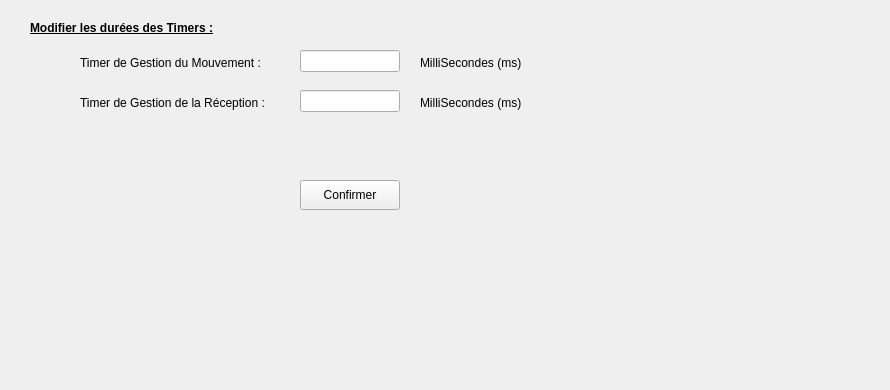
      <widget class="QWidget" name="page_13">
       <property name="geometry">
        <rect>
         <x>0</x>
         <y>0</y>
         <width>890</width>
         <height>390</height>
        </rect>
       </property>
       <attribute name="label">
        <string>Gestion des Timers</string>
       </attribute>
       <widget class="QLabel" name="label_90">
        <property name="geometry">
         <rect>
          <x>30</x>
          <y>20</y>
          <width>241</width>
          <height>16</height>
         </rect>
        </property>
        <property name="font">
         <font>
          <weight>75</weight>
          <bold>true</bold>
          <underline>true</underline>
         </font>
        </property>
        <property name="text">
         <string>Modifier les durées des Timers :</string>
        </property>
       </widget>
       <widget class="QLabel" name="label_91">
        <property name="geometry">
         <rect>
          <x>80</x>
          <y>55</y>
          <width>211</width>
          <height>16</height>
         </rect>
        </property>
        <property name="text">
         <string>Timer de Gestion du Mouvement :</string>
        </property>
       </widget>
       <widget class="QLabel" name="label_97">
        <property name="geometry">
         <rect>
          <x>80</x>
          <y>95</y>
          <width>221</width>
          <height>16</height>
         </rect>
        </property>
        <property name="text">
         <string>Timer de Gestion de la Réception :</string>
        </property>
       </widget>
       <widget class="QLineEdit" name="lEditTimerMouv">
        <property name="geometry">
         <rect>
          <x>300</x>
          <y>50</y>
          <width>100</width>
          <height>22</height>
         </rect>
        </property>
       </widget>
       <widget class="QLabel" name="label_98">
        <property name="geometry">
         <rect>
          <x>420</x>
          <y>55</y>
          <width>121</width>
          <height>16</height>
         </rect>
        </property>
        <property name="text">
         <string>MilliSecondes (ms)</string>
        </property>
       </widget>
       <widget class="QLineEdit" name="lEditTimerRecep">
        <property name="geometry">
         <rect>
          <x>300</x>
          <y>90</y>
          <width>100</width>
          <height>22</height>
         </rect>
        </property>
       </widget>
       <widget class="QLabel" name="label_110">
        <property name="geometry">
         <rect>
          <x>420</x>
          <y>95</y>
          <width>121</width>
          <height>16</height>
         </rect>
        </property>
        <property name="text">
         <string>MilliSecondes (ms)</string>
        </property>
       </widget>
       <widget class="QPushButton" name="btOkTimer">
        <property name="geometry">
         <rect>
          <x>300</x>
          <y>180</y>
          <width>100</width>
          <height>30</height>
         </rect>
        </property>
        <property name="text">
         <string>Confirmer</string>
        </property>
        <property name="icon">
         <iconset>
          <normaloff>ressources/bt_ok.png</normaloff>ressources/bt_ok.png</iconset>
        </property>
       </widget>
      </widget>
